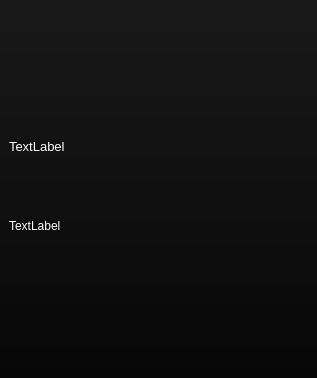
<?xml version="1.0" encoding="UTF-8"?>
<ui version="4.0">
 <class>AboutWindow</class>
 <widget class="QMainWindow" name="AboutWindow">
  <property name="geometry">
   <rect>
    <x>0</x>
    <y>0</y>
    <width>317</width>
    <height>378</height>
   </rect>
  </property>
  <property name="font">
   <font>
    <family>Segoe UI</family>
   </font>
  </property>
  <property name="windowTitle">
   <string>About</string>
  </property>
  <property name="styleSheet">
   <string notr="true">background-color: qlineargradient(spread:pad, x1:0.5, y1:1, x2:0.5, y2:0, stop:0 rgba(7, 7, 7, 255), stop:1 rgba(25, 25, 25, 255));
color: white;</string>
  </property>
  <widget class="QWidget" name="centralwidget">
   <layout class="QVBoxLayout" name="verticalLayout" stretch="35,10,35,15">
    <item>
     <layout class="QHBoxLayout" name="horizontalLayout" stretch="25,50,25">
      <item>
       <spacer name="horizontalSpacer">
        <property name="orientation">
         <enum>Qt::Horizontal</enum>
        </property>
        <property name="sizeHint" stdset="0">
         <size>
          <width>40</width>
          <height>20</height>
         </size>
        </property>
       </spacer>
      </item>
      <item>
       <widget class="QLabel" name="label_appIcon">
        <property name="maximumSize">
         <size>
          <width>16777215</width>
          <height>16777215</height>
         </size>
        </property>
        <property name="styleSheet">
         <string notr="true">background-color: rgba(255, 255, 255, 0);</string>
        </property>
        <property name="text">
         <string/>
        </property>
        <property name="alignment">
         <set>Qt::AlignCenter</set>
        </property>
       </widget>
      </item>
      <item>
       <spacer name="horizontalSpacer_2">
        <property name="orientation">
         <enum>Qt::Horizontal</enum>
        </property>
        <property name="sizeHint" stdset="0">
         <size>
          <width>40</width>
          <height>20</height>
         </size>
        </property>
       </spacer>
      </item>
     </layout>
    </item>
    <item>
     <widget class="QLabel" name="label_silentVersion">
      <property name="font">
       <font>
        <family>Segoe UI</family>
        <pointsize>10</pointsize>
       </font>
      </property>
      <property name="styleSheet">
       <string notr="true">background-color: rgba(255, 255, 255, 0);</string>
      </property>
      <property name="text">
       <string>TextLabel</string>
      </property>
      <property name="wordWrap">
       <bool>true</bool>
      </property>
     </widget>
    </item>
    <item>
     <widget class="QLabel" name="label_copyright">
      <property name="font">
       <font>
        <family>Segoe UI</family>
        <pointsize>9</pointsize>
       </font>
      </property>
      <property name="styleSheet">
       <string notr="true">background-color: rgba(255, 255, 255, 0);</string>
      </property>
      <property name="text">
       <string>TextLabel</string>
      </property>
      <property name="wordWrap">
       <bool>true</bool>
      </property>
     </widget>
    </item>
    <item>
     <layout class="QHBoxLayout" name="horizontalLayout_2" stretch="35,30,35">
      <item>
       <spacer name="horizontalSpacer_3">
        <property name="orientation">
         <enum>Qt::Horizontal</enum>
        </property>
        <property name="sizeHint" stdset="0">
         <size>
          <width>40</width>
          <height>20</height>
         </size>
        </property>
       </spacer>
      </item>
      <item>
       <widget class="QPushButton" name="pushButton">
        <property name="sizePolicy">
         <sizepolicy hsizetype="Minimum" vsizetype="Expanding">
          <horstretch>0</horstretch>
          <verstretch>0</verstretch>
         </sizepolicy>
        </property>
        <property name="styleSheet">
         <string notr="true">QPushButton
{
	border: none;
	width: 80px;
	height: 80px;
	background-color: rgba(255, 255, 255, 0);
	border-image: url(&quot;:/GitHub-Mark-Light.png&quot;);
}

QPushButton:hover
{
	border-image: url(&quot;:/GitHub-Mark-Light-Hover.png&quot;);
}

QPushButton:pressed
{
	border-image: url(&quot;:/GitHub-Mark-Light.png&quot;);
}</string>
        </property>
        <property name="text">
         <string/>
        </property>
       </widget>
      </item>
      <item>
       <spacer name="horizontalSpacer_4">
        <property name="orientation">
         <enum>Qt::Horizontal</enum>
        </property>
        <property name="sizeHint" stdset="0">
         <size>
          <width>40</width>
          <height>20</height>
         </size>
        </property>
       </spacer>
      </item>
     </layout>
    </item>
   </layout>
  </widget>
  <widget class="QMenuBar" name="menubar">
   <property name="geometry">
    <rect>
     <x>0</x>
     <y>0</y>
     <width>317</width>
     <height>30</height>
    </rect>
   </property>
  </widget>
 </widget>
 <resources/>
 <connections/>
</ui>
